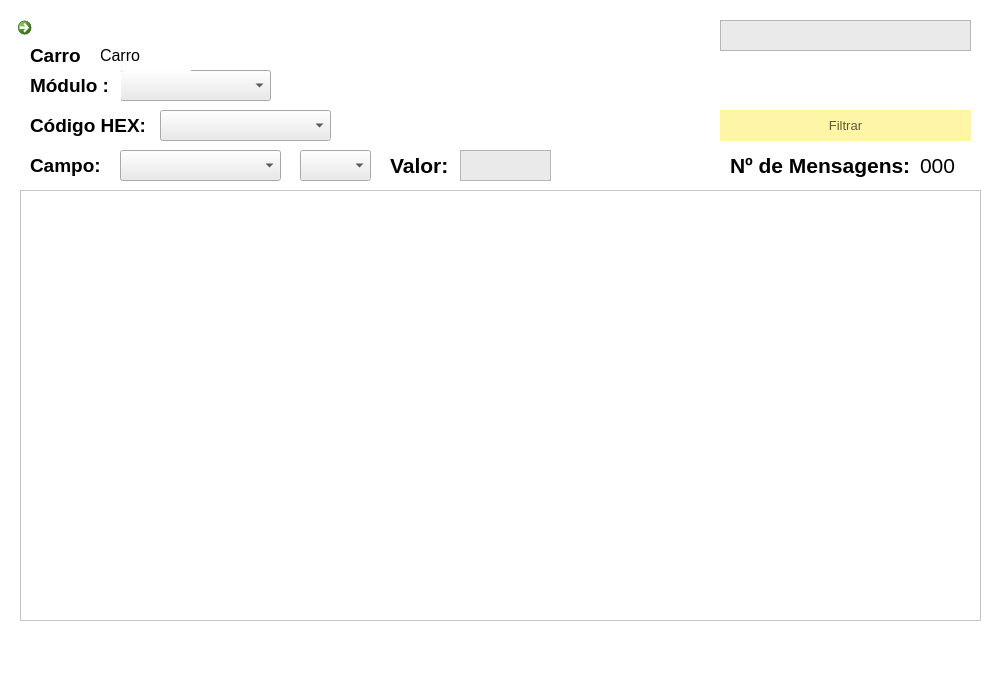
<?xml version="1.0" encoding="UTF-8"?>
<ui version="4.0">
 <class>TabelaDados</class>
 <widget class="QDialog" name="TabelaDados">
  <property name="geometry">
   <rect>
    <x>0</x>
    <y>0</y>
    <width>1000</width>
    <height>700</height>
   </rect>
  </property>
  <property name="windowTitle">
   <string>Tabela de Dados</string>
  </property>
  <property name="windowIcon">
   <iconset>
    <normaloff>../icon.ico</normaloff>../icon.ico</iconset>
  </property>
  <property name="styleSheet">
   <string notr="true">background: white;</string>
  </property>
  <widget class="QTableView" name="tableViewTabelaDados">
   <property name="geometry">
    <rect>
     <x>20</x>
     <y>190</y>
     <width>961</width>
     <height>431</height>
    </rect>
   </property>
   <property name="font">
    <font>
     <pointsize>10</pointsize>
    </font>
   </property>
  </widget>
  <widget class="QPushButton" name="btnFiltrar">
   <property name="geometry">
    <rect>
     <x>720</x>
     <y>110</y>
     <width>251</width>
     <height>31</height>
    </rect>
   </property>
   <property name="font">
    <font>
     <pointsize>10</pointsize>
    </font>
   </property>
   <property name="cursor">
    <cursorShape>PointingHandCursor</cursorShape>
   </property>
   <property name="styleSheet">
    <string notr="true">QPushButton{
	background-color:rgb(255, 245, 166);
	border:none;
	color:rgb(95, 91, 61);
	border -bottom: 5px solid rgb(162, 155, 105)
}
QPushButton:hover{
	background-color:rgb(229, 217, 150);
	border-bottom: 5px solid rgb(162, 155, 105)
}
QPushButton:pressed {
	background-color:rgb(255, 242, 165);
	border-bottom: 5px solid rgb(162, 155, 105)
}</string>
   </property>
   <property name="text">
    <string>Filtrar</string>
   </property>
  </widget>
  <widget class="QComboBox" name="comboBoxModulo">
   <property name="geometry">
    <rect>
     <x>120</x>
     <y>70</y>
     <width>151</width>
     <height>31</height>
    </rect>
   </property>
   <property name="font">
    <font>
     <pointsize>10</pointsize>
    </font>
   </property>
   <property name="styleSheet">
    <string notr="true">background:rgb(234, 234, 234)</string>
   </property>
   <property name="placeholderText">
    <string>&lt;Selecionar Módulo&gt;</string>
   </property>
  </widget>
  <widget class="QPlainTextEdit" name="plainTextEditPesquisa">
   <property name="geometry">
    <rect>
     <x>720</x>
     <y>20</y>
     <width>251</width>
     <height>31</height>
    </rect>
   </property>
   <property name="font">
    <font>
     <pointsize>10</pointsize>
    </font>
   </property>
   <property name="styleSheet">
    <string notr="true">background:rgb(234, 234, 234)</string>
   </property>
   <property name="plainText">
    <string/>
   </property>
   <property name="placeholderText">
    <string>Pesquisar</string>
   </property>
  </widget>
  <widget class="QComboBox" name="comboBoxOperador">
   <property name="geometry">
    <rect>
     <x>300</x>
     <y>150</y>
     <width>71</width>
     <height>31</height>
    </rect>
   </property>
   <property name="font">
    <font>
     <pointsize>10</pointsize>
    </font>
   </property>
   <property name="styleSheet">
    <string notr="true">background:rgb(234, 234, 234)</string>
   </property>
   <property name="currentIndex">
    <number>-1</number>
   </property>
   <property name="placeholderText">
    <string/>
   </property>
  </widget>
  <widget class="QLabel" name="label_4">
   <property name="geometry">
    <rect>
     <x>30</x>
     <y>150</y>
     <width>81</width>
     <height>31</height>
    </rect>
   </property>
   <property name="font">
    <font>
     <pointsize>14</pointsize>
     <bold>true</bold>
    </font>
   </property>
   <property name="text">
    <string>Campo:</string>
   </property>
  </widget>
  <widget class="QLabel" name="label_6">
   <property name="geometry">
    <rect>
     <x>730</x>
     <y>150</y>
     <width>191</width>
     <height>31</height>
    </rect>
   </property>
   <property name="font">
    <font>
     <pointsize>16</pointsize>
     <bold>true</bold>
    </font>
   </property>
   <property name="text">
    <string>Nº de Mensagens:</string>
   </property>
  </widget>
  <widget class="QLabel" name="label_5">
   <property name="geometry">
    <rect>
     <x>390</x>
     <y>150</y>
     <width>81</width>
     <height>31</height>
    </rect>
   </property>
   <property name="font">
    <font>
     <pointsize>16</pointsize>
     <bold>true</bold>
    </font>
   </property>
   <property name="text">
    <string>Valor:</string>
   </property>
  </widget>
  <widget class="QLabel" name="labelNMensagens">
   <property name="geometry">
    <rect>
     <x>920</x>
     <y>150</y>
     <width>41</width>
     <height>31</height>
    </rect>
   </property>
   <property name="font">
    <font>
     <pointsize>16</pointsize>
    </font>
   </property>
   <property name="text">
    <string>000</string>
   </property>
  </widget>
  <widget class="QLabel" name="label_2">
   <property name="geometry">
    <rect>
     <x>30</x>
     <y>110</y>
     <width>131</width>
     <height>31</height>
    </rect>
   </property>
   <property name="font">
    <font>
     <pointsize>14</pointsize>
     <bold>true</bold>
    </font>
   </property>
   <property name="text">
    <string>Código HEX:</string>
   </property>
  </widget>
  <widget class="QComboBox" name="comboBoxCampo">
   <property name="geometry">
    <rect>
     <x>120</x>
     <y>150</y>
     <width>161</width>
     <height>31</height>
    </rect>
   </property>
   <property name="font">
    <font>
     <pointsize>10</pointsize>
    </font>
   </property>
   <property name="styleSheet">
    <string notr="true">background:rgb(234, 234, 234)</string>
   </property>
   <property name="placeholderText">
    <string>&lt;Selecionar Campo&gt;</string>
   </property>
  </widget>
  <widget class="QLabel" name="labelNomeCarro">
   <property name="geometry">
    <rect>
     <x>100</x>
     <y>40</y>
     <width>91</width>
     <height>31</height>
    </rect>
   </property>
   <property name="font">
    <font>
     <pointsize>12</pointsize>
    </font>
   </property>
   <property name="text">
    <string>Carro</string>
   </property>
  </widget>
  <widget class="QComboBox" name="comboBoxCodigoHEX">
   <property name="geometry">
    <rect>
     <x>160</x>
     <y>110</y>
     <width>171</width>
     <height>31</height>
    </rect>
   </property>
   <property name="font">
    <font>
     <pointsize>10</pointsize>
    </font>
   </property>
   <property name="styleSheet">
    <string notr="true">background:rgb(234, 234, 234)</string>
   </property>
   <property name="placeholderText">
    <string>&lt;Selecionar Código Hex&gt;</string>
   </property>
  </widget>
  <widget class="QLabel" name="label">
   <property name="geometry">
    <rect>
     <x>30</x>
     <y>70</y>
     <width>91</width>
     <height>31</height>
    </rect>
   </property>
   <property name="font">
    <font>
     <pointsize>14</pointsize>
     <bold>true</bold>
    </font>
   </property>
   <property name="text">
    <string>Módulo :</string>
   </property>
  </widget>
  <widget class="QLabel" name="label_3">
   <property name="geometry">
    <rect>
     <x>30</x>
     <y>40</y>
     <width>71</width>
     <height>31</height>
    </rect>
   </property>
   <property name="font">
    <font>
     <pointsize>14</pointsize>
     <bold>true</bold>
    </font>
   </property>
   <property name="text">
    <string>Carro</string>
   </property>
  </widget>
  <widget class="QCommandLinkButton" name="commandButtonVoltar">
   <property name="geometry">
    <rect>
     <x>10</x>
     <y>10</y>
     <width>31</width>
     <height>31</height>
    </rect>
   </property>
   <property name="cursor">
    <cursorShape>PointingHandCursor</cursorShape>
   </property>
   <property name="text">
    <string/>
   </property>
   <property name="icon">
    <iconset>
     <normaloff>../setavoltar.ico</normaloff>../setavoltar.ico</iconset>
   </property>
  </widget>
  <widget class="QPlainTextEdit" name="plainTextEditValor">
   <property name="geometry">
    <rect>
     <x>460</x>
     <y>150</y>
     <width>91</width>
     <height>31</height>
    </rect>
   </property>
   <property name="font">
    <font>
     <pointsize>10</pointsize>
    </font>
   </property>
   <property name="styleSheet">
    <string notr="true">background:rgb(234, 234, 234)</string>
   </property>
  </widget>
 </widget>
 <resources/>
 <connections/>
</ui>
